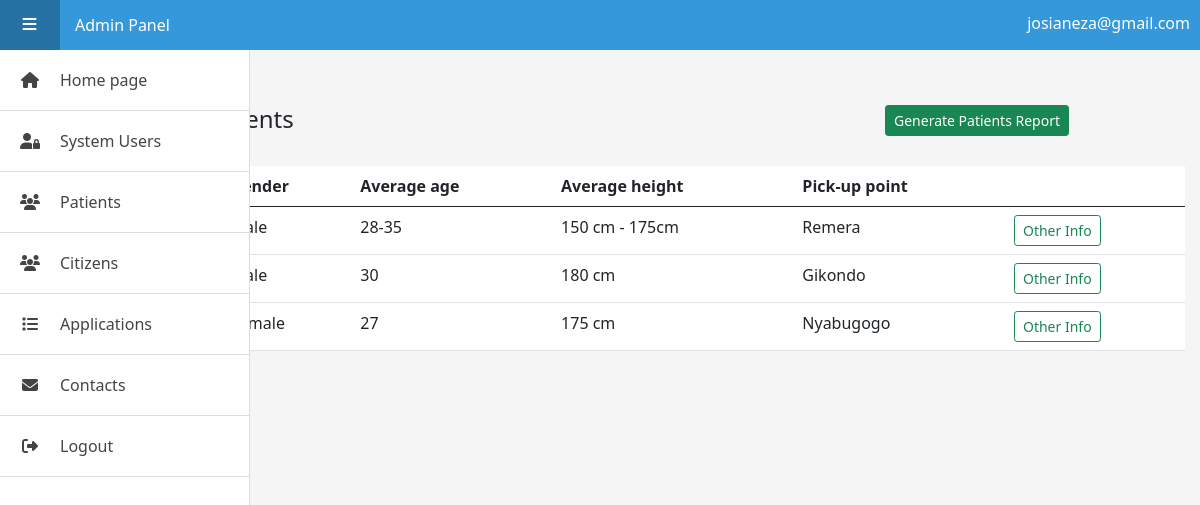
/panel/patients-list.php (signed in), run on the app's committed database.
### tables this page shows
CREATE TABLE `patients` (
  `id` int(11) NOT NULL,
  `patient_code` varchar(100) NOT NULL,
  `gender` varchar(100) NOT NULL,
  `av_age` varchar(100) NOT NULL,
  `av_height` varchar(100) NOT NULL,
  `pick_point` varchar(100) NOT NULL,
  `deleted` int(1) NOT NULL DEFAULT 0,
  `fullname` varchar(100) DEFAULT NULL,
  `idcard` varchar(100) DEFAULT NULL,
  `district` varchar(100) DEFAULT NULL,
  `sector` varchar(100) DEFAULT NULL,
  `cell` varchar(100) DEFAULT NULL,
  `village` varchar(100) DEFAULT NULL,
  `cpname` varchar(100) DEFAULT NULL,
  `cpphone` varchar(100) DEFAULT NULL,
  `addcomment` varchar(100) DEFAULT NULL
);

### panel/patients-list.php (the view, shortened to what this page needs)
<!DOCTYPE html>
<html lang="en" >
<head>
  <link rel="stylesheet" href="css/bootstrap.min.css">
<link rel='stylesheet' href='https://cdnjs.cloudflare.com/ajax/libs/font-awesome/4.7.0/css/font-awesome.min.css'>
<link rel="stylesheet" href="style.css">
<link rel="stylesheet" href="mystyle.css">
</head>
<body>
<div class="header">
  <a href="#" id="menu-action">
    <i class="fa fa-bars"></i>
  </a>
  <div class="">
    <p class="userInfo"><?php echo $_SESSION['adminUserToken']; ?></p>
    Admin Panel
  </div>
</div>
<?php include('sidebar.php'); ?>
<div class="main">
  <ol class="breadcrumb">
        <li class="breadcrumb-item">
          <a href="index.php">Home</a>
        </li>
        <li class="breadcrumb-item active">Patients</li>
      </ol>
  <div class="row">
        <div class="col-xl-12 col-sm-6 mb-3" style="overflow-x: auto;">
          <div class="searchForm">
              <div class="form-group wrap">
                <a href="reports/p-report.php" class="btn btn-sm btn-success">Generate Patients Report</a>
              </div>
          </div>
          <h4>Registered patients</h3>
          <br>
          <table class="table">
            <thead class="thead-dark">
              <tr>
                <th scope="col">#</th>
                <th scope="col">Code</th>
                <th scope="col">Gender</th>
                <th scope="col">Average age</th>
                <th scope="col">Average height</th>
                <th scope="col">Pick-up point</th>
                <th scope="col"></th>
              </tr>
            </thead>
            <tbody class="thead-light">
            <?php
              if(isset($_GET['keyCode'])){
                $keyCode = $_GET['keyCode'];
                $query = mysqli_query($connect,"SELECT * FROM users WHERE deleted = 0 AND fullname LIKE '%$keyCode%' OR phone LIKE '%$keyCode%' OR email LIKE '%$keyCode%' ORDER BY fullname ASC");
              }else{
                $query = mysqli_query($connect,"SELECT * FROM patients WHERE deleted = 0 ORDER BY id DESC");
              }
              $rowcount = 0;
              while ($row = mysqli_fetch_array($query)){
                $rowcount ++;
                echo"<tr>
                  <th scope='row'>".$rowcount."</th>
                  <td>".$row['patient_code']."</td>
                  <td>".$row['gender']."</td>
                  <td>".$row['av_age']."</td>
                  <td>".$row['av_height']."</td>
                  <td>".$row['pick_point']."</td>
                  <td>
                    <a class='btn btn-outline-success btn-sm' href='other-info.php?patId=".$row['id']."' role='button'>Other Info</a>
                  </td>
                </tr>";
              }
            ?>
            </tbody>
          </table>
        </div>
      </div>
</div>
</body>
</html>

### panel/style.css (style rules this page uses)
*:before, *:after { -webkit-box-sizing: border-box; -moz-box-sizing: border-box; box-sizing: border-box; }
body { background: #f5f5f5; padding: 0; margin: 0; }
i.fa { font-size: 16px; }
p { font-size: 16px; line-height: 1.42857143; }
.header { position: fixed; z-index: 10; top: 0; left: 0; background: #3498DB; width: 100%; height: 50px; line-height: 50px; color: #fff; }
.header #menu-action { display: block; float: left; width: 60px; height: 50px; line-height: 50px; margin-right: 15px; color: #fff; text-decoration: none; text-align: center; background: rgba(0, 0, 0, 0.15); font-size: 13px; text-transform: uppercase; letter-spacing: 1px; -webkit-transition: all 0.2s ease-in-out; transition: all 0.2s ease-in-out; }
.header #menu-action i { display: inline-block; margin: 0 5px; }
.main { position: relative; display: block; top: 50px; left: 0; padding: 15px; padding-left: 75px; -webkit-transition: all 0.2s ease-in-out; transition: all 0.2s ease-in-out; }
table { background: white; }

### panel/mystyle.css (style rules this page uses)
.userInfo { float: right; position: relative; top: 12px; right: 10px; }

### panel/patients-list.php (style rules this page uses)
.searchForm { width: 300px; float: right; }

### data on the page
patients: av_age "28-35", av_height "150 cm - 175cm", pick_point "Remera"
patients: av_age "30", av_height "180 cm", pick_point "Gikondo"
patients: gender "Female", av_age "27", av_height "175 cm", pick_point "Nyabugogo"

### other printed values
$_SESSION['adminUserToken'] "josianeza@gmail.com"
